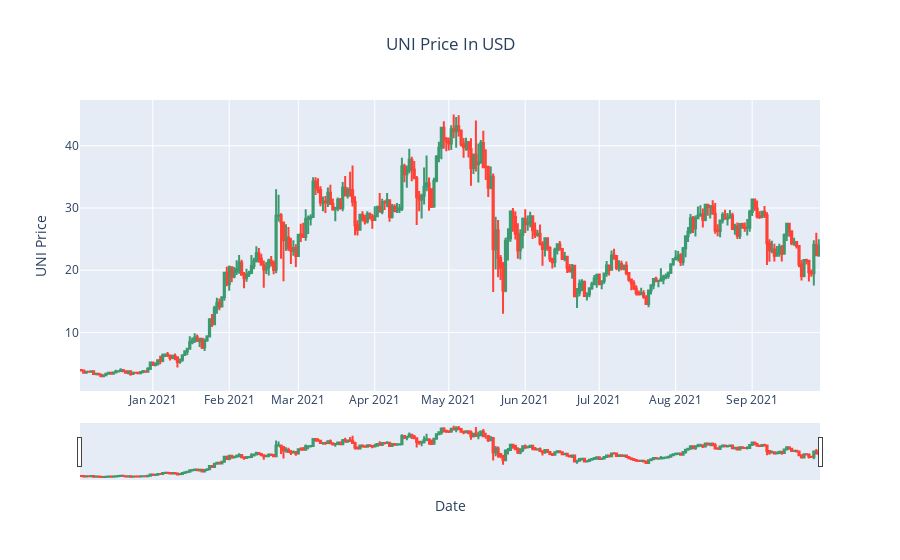

Notebook cell for this chart:
### Code cell
# Function call #3 (Uniswap priced in USD)

plot_coinbase_candlestick_chart(base_cur = "UNI", quote_cur = "USD")

### Figure 1 — Plotly figure (JSON) as saved in the notebook; plotly's stock layout.template omitted (floating-point values rounded to 4 significant figures; data arrays with more than 128 entries replaced by an {"elided": "..."} marker saying what was removed)
{"data": [{"close": {"elided": "300 float values"}, "high": {"elided": "300 float values"}, "low": {"elided": "300 float values"}, "open": {"elided": "300 float values"}, "type": "candlestick", "x": {"elided": "300 str values"}}], "layout": {"title": {"text": "UNI Price In USD", "x": 0.5}, "xaxis": {"title": {"text": "Date"}}, "yaxis": {"title": {"text": "UNI Price"}}}}
